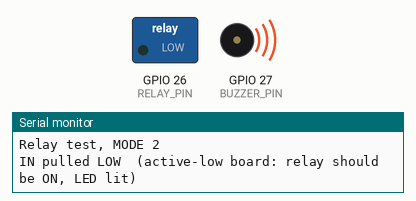
Recording of a sketch running on a simulated ESP32. Parts: switched loads named in the sketch (green lamp = pin HIGH), buzzer (waves = sounding, pin HIGH), the last lines printed to the serial monitor.

Above: at 1.0 s.
At 3.0 s:
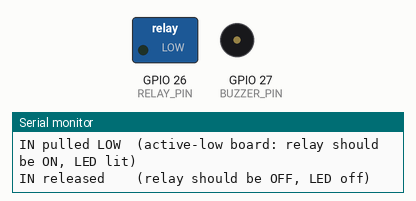
Timing chart, 0 to 5.2 s (numbered marks = the images above):
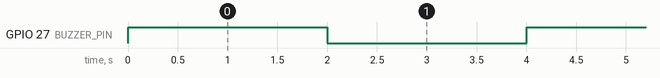

The sketch:

pin_test.ino
```cpp
/*
 * Relay test: no WiFi, no Blynk. Switches the relay every 2 seconds using
 * the method chosen below, so you can find which one works for your board.
 * Buzzer on GPIO 27 beeps in step with it. Serial Monitor at 115200.
 *
 *   MODE 1 = normal (pin HIGH / LOW)
 *   MODE 2 = open-drain (pin LOW / released) -- for 5V active-low boards
 *            that stay ON with 3.3V
 */
const int MODE = 2;
const int RELAY_PIN = 26;
const int BUZZER_PIN = 27;

void relayDrive(bool low) {
  if (MODE == 2) {
    if (low) { pinMode(RELAY_PIN, OUTPUT); digitalWrite(RELAY_PIN, LOW); }
    else     { pinMode(RELAY_PIN, INPUT); }
  } else {
    pinMode(RELAY_PIN, OUTPUT);
    digitalWrite(RELAY_PIN, low ? LOW : HIGH);
  }
}

void setup() {
  Serial.begin(115200);
  pinMode(BUZZER_PIN, OUTPUT);
  Serial.printf("Relay test, MODE %d\n", MODE);
}

void loop() {
  relayDrive(true);
  digitalWrite(BUZZER_PIN, HIGH);
  Serial.println("IN pulled LOW  (active-low board: relay should be ON, LED lit)");
  delay(2000);
  relayDrive(false);
  digitalWrite(BUZZER_PIN, LOW);
  Serial.println(MODE == 2 ? "IN released    (relay should be OFF, LED off)" : "IN HIGH 3.3V   (relay should be OFF)");
  delay(2000);
}
```

Measured:
- by itself, GPIO 27 (BUZZER_PIN): alternates HIGH for 2.0 s and LOW for 2.0 s
